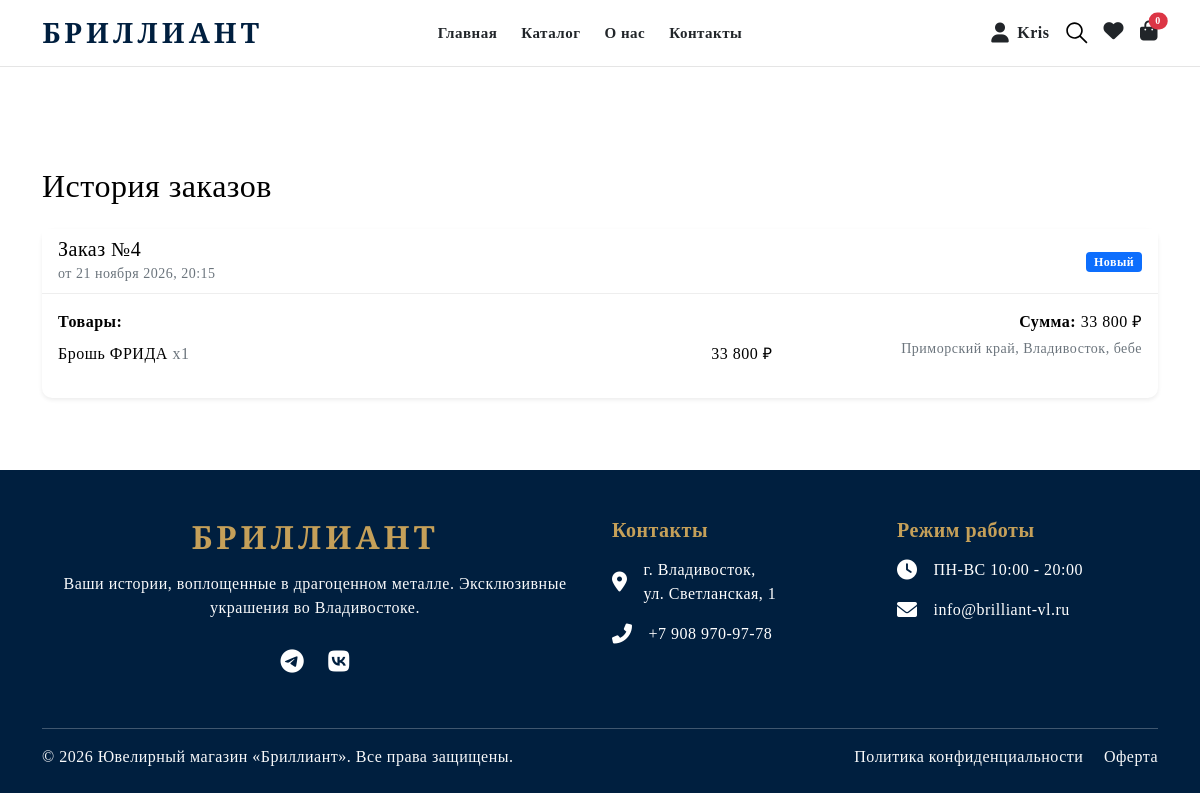
Before: /my-orders/ (signed in) with the older database file.
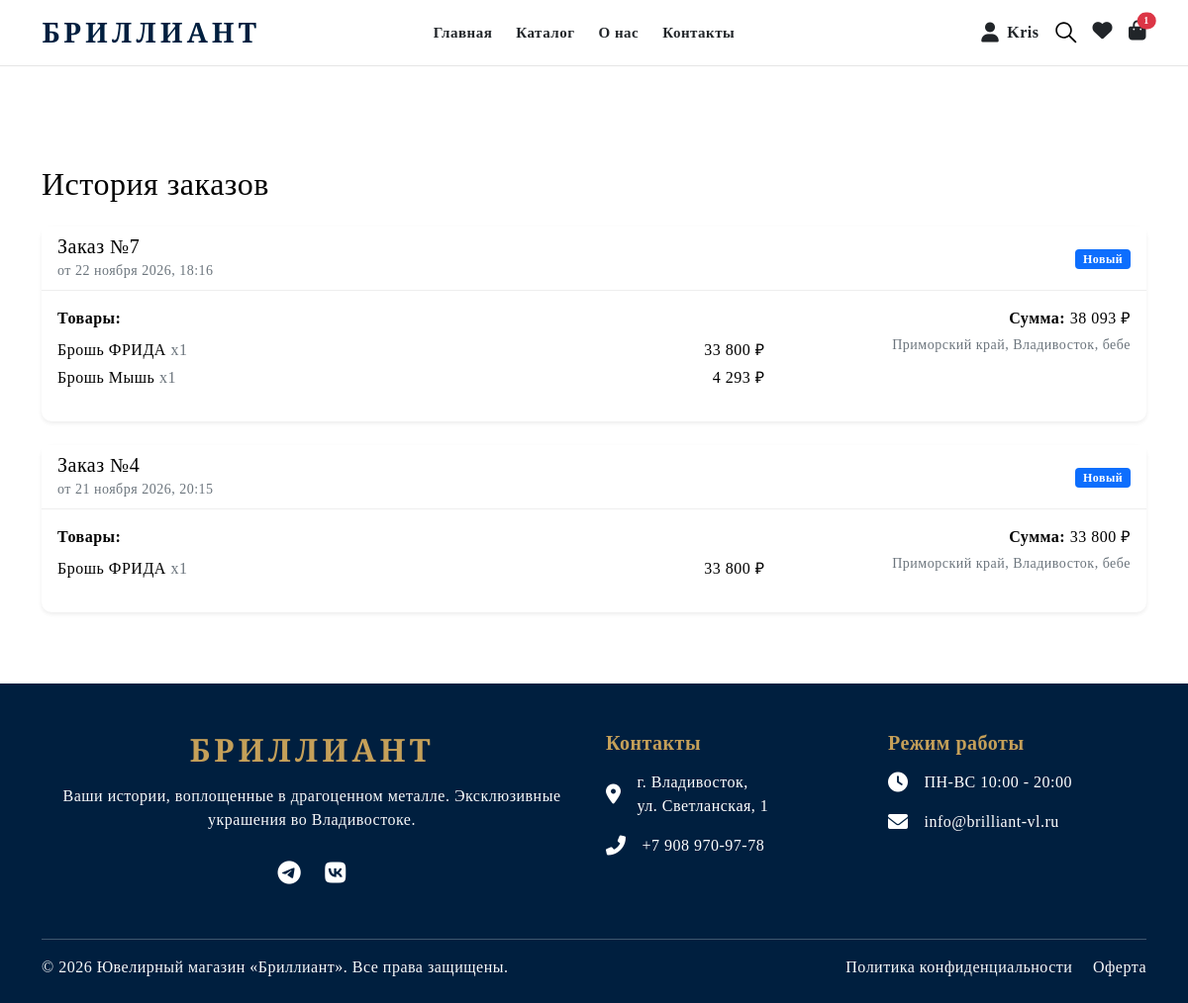
After: the same page with the newer database file.
### users/models.py (models this page shows, shortened)
class Cart(models.Model):
    user = models.OneToOneField(User, on_delete=models.CASCADE, verbose_name="Пользователь")
    created_at = models.DateTimeField(auto_now_add=True)
    @property
    def total_items(self):
        return sum(item.quantity for item in self.items.all())

class Order(models.Model):
    STATUS_CHOICES = (
        ('new', 'Новый'),
        ('processing', 'В обработке'),
        ('shipped', 'Отправлен'),
        ('delivered', 'Доставлен'),
        ('cancelled', 'Отменен'),
    )
    user = models.ForeignKey(User, on_delete=models.CASCADE, verbose_name="Пользователь")
    first_name = models.CharField('Имя', max_length=50)
    last_name = models.CharField('Фамилия', max_length=50)
    phone = models.CharField('Телефон', max_length=20)
    email = models.EmailField('Email')
    address = models.CharField('Адрес', max_length=255)
    city = models.CharField('Город', max_length=100)
    postal_code = models.CharField('Индекс', max_length=20)
    region = models.CharField('Область', max_length=100, blank=True)
    created_at = models.DateTimeField('Дата создания', auto_now_add=True)
    status = models.CharField('Статус', max_length=20, choices=STATUS_CHOICES, default='new')
    total_price = models.DecimalField('Общая сумма', max_digits=10, decimal_places=2)

class OrderItem(models.Model):
    order = models.ForeignKey(Order, related_name='items', on_delete=models.CASCADE)
    product = models.ForeignKey(Product, on_delete=models.SET_NULL, null=True)
    price = models.DecimalField('Цена', max_digits=10, decimal_places=2)
    quantity = models.PositiveIntegerField('Количество', default=1)
    @property
    def total_price(self):
        return self.price * self.quantity

class CartItem(models.Model):
    cart = models.ForeignKey(Cart, related_name='items', on_delete=models.CASCADE)
    product = models.ForeignKey(Product, on_delete=models.CASCADE)
    quantity = models.PositiveIntegerField(default=1)

### main/models.py (models this page shows, shortened)
class Product(models.Model):
    article = models.CharField('Артикул', max_length=50)
    title = models.CharField('Название', max_length=100)
    price = models.DecimalField('Цена', max_digits=10, decimal_places=2)
    description = models.TextField('Описание')
    image = models.ImageField(upload_to='products/', verbose_name="Фото")
    category = models.ForeignKey(Category, on_delete=models.SET_NULL, null=True, verbose_name="Категория")
    vendor = models.ForeignKey(Vendor, on_delete=models.SET_NULL, null=True, verbose_name="Бренд")
    metal = models.ForeignKey(Metal, on_delete=models.SET_NULL, null=True, verbose_name="Металл")
    color = models.ForeignKey(Color, on_delete=models.SET_NULL, null=True, verbose_name="Цвет")
    size = models.ForeignKey(Size, on_delete=models.SET_NULL, null=True, verbose_name="Размер")

### users/views.py (the view)
# urls.py: path('my-orders/', views.order_history, name='order_history'),
@login_required
def order_history(request):
    orders = Order.objects.filter(user=request.user).order_by('-created_at')
    return render(request, 'users/order_history.html', {'orders': orders})

### users/context_processors.py (called while the page is built)
def cart_processor(request):
    if request.user.is_authenticated:
        cart, created = Cart.objects.get_or_create(user=request.user)
        return {'global_cart': cart}
    return {'global_cart': None}

def wishlist_count(request):
    if request.user.is_authenticated:
        return {'wishlist_count': WishlistItem.objects.filter(user=request.user).count()}
    return {'wishlist_count': 0}

### main/templates/users/order_history.html (shortened to what this page needs)
{% extends 'base.html' %}
{% load static %}
{% load humanize %}
{% block content %}
<div class="container mt-100 mb-100">
    <h2 class="mb-4">История заказов</h2>
    {% if orders %}
        <div class="row">
            {% for order in orders %}
            <div class="col-12 mb-4">
                <div class="card shadow-sm border-0" style="border-radius: 10px;">
                    <div class="card-header bg-white d-flex justify-content-between align-items-center" style="border-bottom: 1px solid #eee;">
                        <div>
                            <h5 class="mb-0">Заказ №{{ order.id }}</h5>
                            <small class="text-muted">от {{ order.created_at|date:"d E Y, H:i" }}</small>
                        </div>
                        <div>
                            {% if order.status == 'new' %}
                                <span class="badge bg-primary">Новый</span>
                            {% elif order.status == 'processing' %}
                                <span class="badge bg-warning text-dark">В обработке</span>
                            {% elif order.status == 'shipped' %}
                                <span class="badge bg-info text-dark">Отправлен</span>
                            {% elif order.status == 'delivered' %}
                                <span class="badge bg-success">Доставлен</span>
                            {% else %}
                                <span class="badge bg-secondary">{{ order.get_status_display }}</span>
                            {% endif %}
                        </div>
                    </div>
                    <div class="card-body">
                        <div class="row">
                            <div class="col-md-8">
                                <strong>Товары:</strong>
                                <ul class="list-unstyled mt-2">
                                    {% for item in order.items.all %}
                                    <li class="d-flex justify-content-between mb-1">
                                        <span>{{ item.product.title }} <span class="text-muted">x{{ item.quantity }}</span></span>
                                        <span>{{ item.total_price|floatformat:0|intcomma }} ₽</span>
                                    </li>
                                    {% endfor %}
                                </ul>
                            </div>
                            <div class="col-md-4 text-md-end mt-3 mt-md-0">
                                <p class="mb-1"><strong>Сумма:</strong> {{ order.total_price|floatformat:0|intcomma }} ₽</p>
                                <p class="mb-0 text-muted small">
                                    {{ order.region }}, {{ order.city }}, {{ order.address }}
                                </p>
                            </div>
                        </div>
                    </div>
                </div>
            </div>
            {% endfor %}
        </div>
    {% else %}
        <div class="text-center py-5">
            <h4 class="text-muted">У вас пока нет заказов 😔</h4>
            <a href="/collection" class="btn btn-primary mt-3">Перейти в магазин</a>
        </div>
    {% endif %}
</div>
{% endblock %}

### main/templates/base.html (shortened to what the changed rows need)
{% load static %}
<!doctype html>
<html lang="ru" class="no-js" style="scroll-behavior: smooth;">
<head>
    <link rel="stylesheet" href="{% static 'css/vendor.css' %}">
    <link rel="stylesheet" href="{% static 'css/style.css' %}">
    <link rel="stylesheet" href="https://cdnjs.cloudflare.com/ajax/libs/font-awesome/6.0.0/css/all.min.css">
</head>
<body>
    <div class="body-wrapper">
        <header class="sticky-header border-btm-black header-1 bg-white">
            <div class="header-bottom py-3">
                <div class="container">
                    <div class="row align-items-center">
                        <div class="col-lg-3 col-md-4 col-4">
                            <div class="header-logo">
                                <a href="/" class="logo-main text-decoration-none">
                                    <h2 class="mb-0 fw-bold" style="font-family: 'Playfair Display', serif; color: #001f3f; letter-spacing: 4px; font-size: 28px;">БРИЛЛИАНТ</h2>
                                </a>
                            </div>
                        </div>
                        <div class="col-lg-3 col-md-8 col-8">
                            <div class="header-action d-flex align-items-center justify-content-end gap-3">
                                <a href="/cart/" class="text-dark text-decoration-none position-relative">
                                    <i class="fas fa-shopping-bag fs-5"></i>
                                    <span class="position-absolute top-0 start-100 translate-middle badge rounded-pill bg-danger" style="font-size: 10px;">
                                        {{ global_cart.total_items|default:0 }}
                                    </span>
                                </a>
                            </div>
                        </div>
                    </div>
                </div>
            </div>
        </header>
        <main id="MainContent" class="content-for-layout">
            {% block content %}{% endblock %}
        </main>
    </div>
</body>
</html>

Changed rows visible on the page:
computed for Cart: total_items "0" → "1"
added Order: id "7", created_at "22 ноября 2026, 18:16", status "Новый", total_price "38 093", region "Приморский край", city "Владивосток", address "бебе"
added OrderItem: product "Брошь ФРИДА", quantity "1", total_price "33 800", shown under "7"
added OrderItem: product "Брошь Мышь", quantity "1", total_price "4 293", shown under "7"
